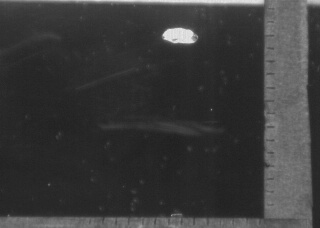
#> input picture frame_300.jpg, 320 x 228 px
$ jupyter execute --allow-errors PME5224_bolha_comments.ipynb
#> lines starting #> are read from the running program, lines starting #| are printed output that depends on the picture
[cell 1]
# import the necessary packages
from __future__ import print_function
import imutils
import cv2
import numpy as np
from google.colab.patches import cv2_imshow # for image display
from io import BytesIO
import os, PIL
from PIL import Image
from skimage import io
import matplotlib.pyplot as plt
from google.colab import files

[cell 2]
# read image
img=cv2.imread('frame_300.jpg')
#> img is the input picture: shape (228, 320, 3); min 28, max 233, mean 58.4
# Gaussian blurring to remove noise
img = cv2.GaussianBlur(img, (3,3), 0)
# convert from BGR to RGB
img= cv2.cvtColor(img, cv2.COLOR_BGR2RGB)
# display image
plt.title('Original image')
plt.imshow(img)

[cell 3]
# EXTRACT BUBBLE
# set up initial mask
mask=np.zeros(img.shape[:2],np.uint8)
# define background for grabCut
bgdModel = np.zeros((1,65),np.float64)
# define foreground for grabCut
fgdModel = np.zeros((1,65),np.float64)
# define rectangle (x,y,w,h) for grabCut
rect = (128,4,102,202)
# apply grabcut
cv2.grabCut(img,mask,rect,bgdModel,fgdModel,5,cv2.GC_INIT_WITH_RECT)
# generate new mask from iterated mask
mask2 = np.where((mask==2)|(mask==0),0,1).astype('uint8')
# segment the image to extract bubble
img_nobg = img*mask2[:,:,np.newaxis]
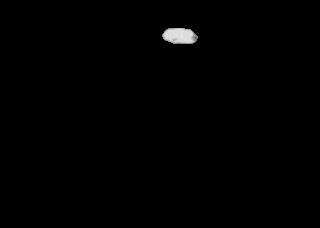
#> img_nobg: shape (228, 320, 3); min 0, max 226, mean 1.3
# plot image of bubble
plt.imshow(img_nobg)

# CALCULATE DIAMETER
# convert bubble to gray
gray=cv2.cvtColor(img_nobg,cv2.COLOR_BGR2GRAY)
# identify non-black pixels
cntNotBlack = cv2.countNonZero(gray)
#> cntNotBlack = 472
# define area as non-black pixels
area=cntNotBlack
#> area = 472
# calculate diameter
diam=2*np.sqrt((2*area)/np.pi)
#> diam = 34.67

# EXTRACT AND SAVE BACKGROUND
# extract background w/o bubble
img_bg=img-img_nobg
# save bubble-less background
out=Image.fromarray(img_bg,mode="RGB")
out.save('bg300.jpg')
